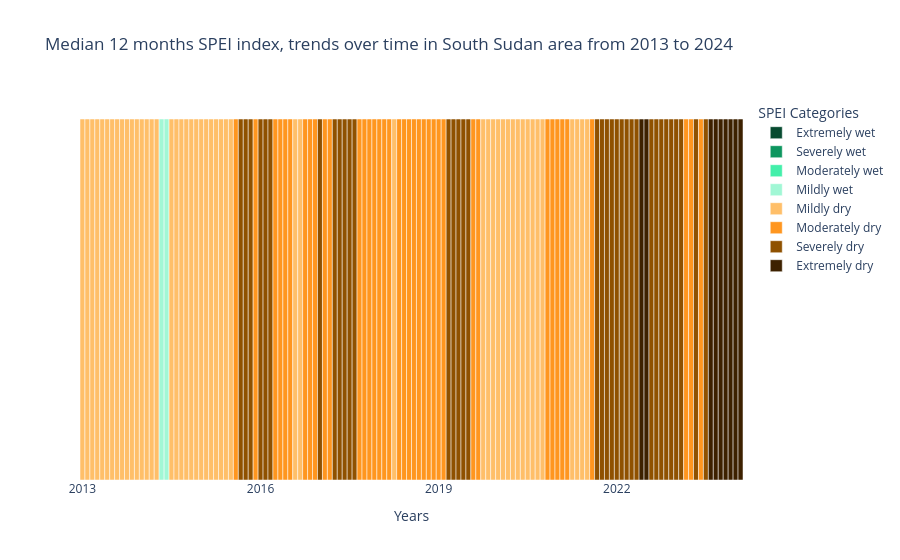

Write notebook code for a chart like this one.
### Markdown cell above
Create the stripe charts: the first one showing the years and months along the x-axis, the second showing years along the x-axis and the months along the y-axis.

These charts allow you to quickly identify temporal patterns, showing how drought conditions evolve over both months and years.

### Code cell
charts.create_stripechart(stat_values, accumulation_windows, selected, placeholders)

### Figure 1 — Plotly figure (JSON) as saved in the notebook; plotly's stock layout.template omitted (floating-point values rounded to 4 significant figures; data arrays with more than 128 entries replaced by an {"elided": "..."} marker saying what was removed)
{"data": [{"hoverinfo": "text", "hovertext": {"elided": "134 str values"}, "marker": {"color": {"elided": "134 str values"}}, "orientation": "v", "showlegend": false, "type": "bar", "width": 1, "x": {"elided": "134 str values"}, "y": {"elided": "134 int values"}}, {"hoverinfo": "none", "marker": {"color": "#074B30"}, "name": "Extremely wet", "showlegend": true, "type": "bar", "x": [null], "y": [null]}, {"hoverinfo": "none", "marker": {"color": "#0D965f"}, "name": "Severely wet", "showlegend": true, "type": "bar", "x": [null], "y": [null]}, {"hoverinfo": "none", "marker": {"color": "#43EFAA"}, "name": "Moderately wet", "showlegend": true, "type": "bar", "x": [null], "y": [null]}, {"hoverinfo": "none", "marker": {"color": "#A1F7D5"}, "name": "Mildly wet", "showlegend": true, "type": "bar", "x": [null], "y": [null]}, {"hoverinfo": "none", "marker": {"color": "#FFBF69"}, "name": "Mildly dry", "showlegend": true, "type": "bar", "x": [null], "y": [null]}, {"hoverinfo": "none", "marker": {"color": "#FF961F"}, "name": "Moderately dry", "showlegend": true, "type": "bar", "x": [null], "y": [null]}, {"hoverinfo": "none", "marker": {"color": "#8F5100"}, "name": "Severely dry", "showlegend": true, "type": "bar", "x": [null], "y": [null]}, {"hoverinfo": "none", "marker": {"color": "#3d2100"}, "name": "Extremely dry", "showlegend": true, "type": "bar", "x": [null], "y": [null]}], "layout": {"autosize": true, "legend": {"title": {"text": "SPEI Categories"}}, "plot_bgcolor": "rgba(0, 0, 0, 0)", "showlegend": true, "title": {"text": "Median 12 months SPEI index, trends over time in South Sudan area from 2013 to 2024"}, "xaxis": {"autorange": true, "range": [-0.5, 133.5], "tickangle": 0, "tickmode": "array", "ticktext": {"elided": "134 str values"}, "tickvals": {"elided": "134 str values"}, "title": {"text": "Years"}, "type": "category"}, "yaxis": {"autorange": true, "range": [0, 1.053], "showgrid": false, "showticklabels": false, "title": {"text": "Median SPEI12"}, "type": "linear", "visible": false, "zeroline": false}}}
